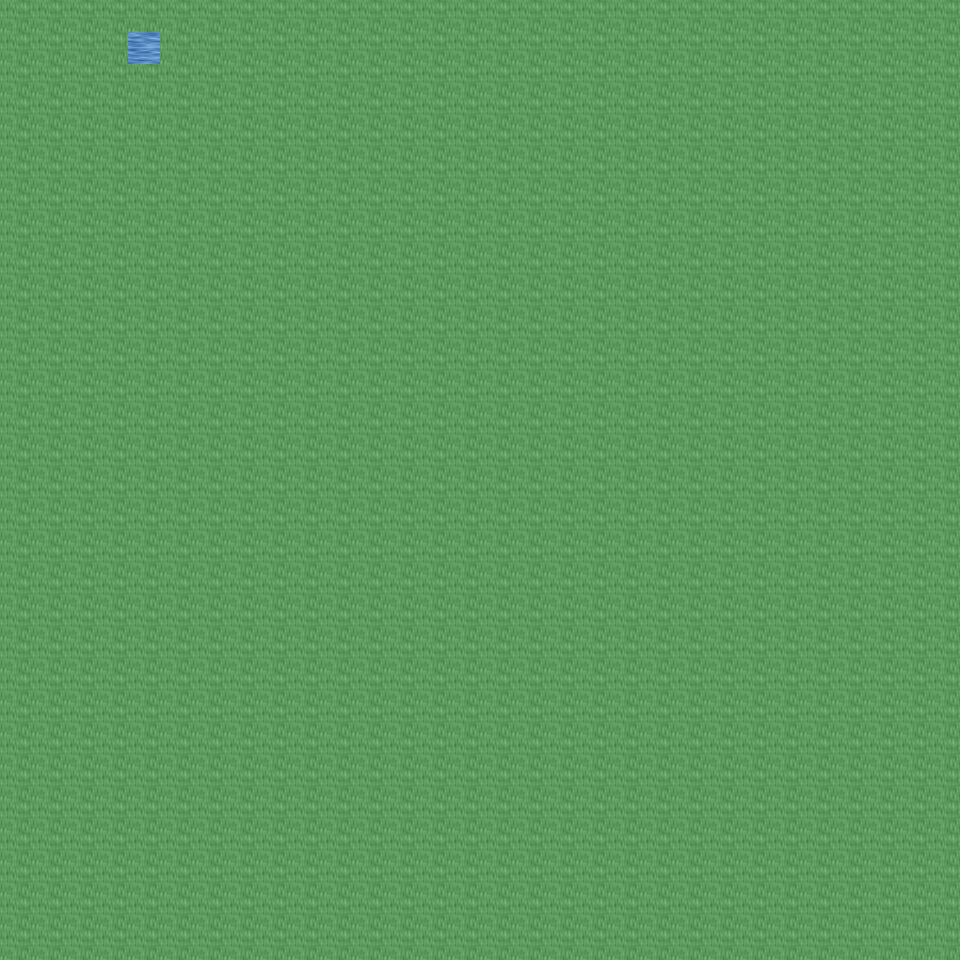

A 2D game scene composited from a Tiled map and its tileset images. What follows is a short description and the map's XML, with each tile layer's data collapsed to a summary:
An orthogonal 30x30 tile map with 32x32 px tiles, 6 tile layers (Ground, Object, Object2, Above, ...), 33 tilesets.

<map version="1.0" orientation="orthogonal" renderorder="right-down" width="30" height="30" tilewidth="32" tileheight="32" nextobjectid="1">
  <tileset firstgid="1" name="tileset_ground_ground" tilewidth="32" tileheight="32" tilecount="33" columns="3">
    <image source="../drawable/tileset_ground_ground.png" width="96" height="352" />
  </tileset>
  <tileset firstgid="34" name="tileset_building_castle" tilewidth="32" tileheight="32" tilecount="320" columns="20">
    <image source="../drawable/tileset_building_castle.png" width="640" height="512" />
  </tileset>
  <tileset firstgid="354" name="tileset_ground_water_pool" tilewidth="32" tileheight="32" tilecount="72" columns="3">
    <image source="../drawable/tileset_ground_water_pool.png" width="96" height="768" />
  </tileset>
  <tileset firstgid="426" name="tileset_ground_ridge_earth_dark" tilewidth="32" tileheight="32" tilecount="96" columns="12">
    <image source="../drawable/tileset_ground_ridge_earth_dark.png" width="384" height="256" />
  </tileset>
  <tileset firstgid="522" name="tileset_ground_grass_edges" tilewidth="32" tileheight="32" tilecount="36" columns="12">
    <image source="../drawable/tileset_ground_grass_edges.png" width="384" height="96" />
  </tileset>
  <tileset firstgid="558" name="tileset_ground_earth_edges" tilewidth="32" tileheight="32" tilecount="18" columns="6">
    <image source="../drawable/tileset_ground_earth_edges.png" width="192" height="96" />
  </tileset>
  <tileset firstgid="576" name="tileset_ground_grass_corners" tilewidth="32" tileheight="32" tilecount="24" columns="6">
    <image source="../drawable/tileset_ground_grass_corners.png" width="192" height="128" />
  </tileset>
  <tileset firstgid="600" name="tileset_plant_stump_stump_green" tilewidth="32" tileheight="32" tilecount="4" columns="2">
    <image source="../drawable/tileset_plant_stump_stump_green.png" width="64" height="64" />
  </tileset>
  <tileset firstgid="604" name="tileset_item_pot_barrel" tilewidth="32" tileheight="32" tilecount="2" columns="1">
    <image source="../drawable/tileset_item_pot_barrel.png" width="32" height="64" />
  </tileset>
  <tileset firstgid="606" name="tileset_ground_rock_rocks_2" tilewidth="32" tileheight="32" tilecount="4" columns="2">
    <image source="../drawable/tileset_ground_rock_rocks_2.png" width="64" height="64" />
  </tileset>
  <tileset firstgid="610" name="tileset_ground_ladder_horizontal_dark" tilewidth="32" tileheight="32" tilecount="3" columns="1">
    <image source="../drawable/tileset_ground_ladder_horizontal_dark.png" width="32" height="96" />
  </tileset>
  <tileset firstgid="613" name="tileset_plant_grasses" tilewidth="32" tileheight="32" tilecount="6" columns="3">
    <image source="../drawable/tileset_plant_grasses.png" width="96" height="64" />
  </tileset>
  <tileset firstgid="619" name="tileset_plant_tree_tree_green" tilewidth="32" tileheight="32" tilecount="88" columns="8">
    <image source="../drawable/tileset_plant_tree_tree_green.png" width="256" height="352" />
  </tileset>
  <tileset firstgid="707" name="tileset_ground_water_waterfall" tilewidth="32" tileheight="32" tilecount="120" columns="8">
    <image source="../drawable/tileset_ground_water_waterfall.png" width="256" height="480" />
  </tileset>
  <tileset firstgid="827" name="tileset_plant_flower_daisy_white" tilewidth="32" tileheight="32" tilecount="8" columns="2">
    <image source="../drawable/tileset_plant_flower_daisy_white.png" width="64" height="128" />
  </tileset>
  <tileset firstgid="835" name="tileset_plant_flower_daisy_red" tilewidth="32" tileheight="32" tilecount="8" columns="2">
    <image source="../drawable/tileset_plant_flower_daisy_red.png" width="64" height="128" />
  </tileset>
  <tileset firstgid="843" name="tileset_ground_rock_pebbles" tilewidth="32" tileheight="32" tilecount="3" columns="1">
    <image source="../drawable/tileset_ground_rock_pebbles.png" width="32" height="96" />
  </tileset>
  <tileset firstgid="846" name="tileset_plant_flower_daisy_yellow" tilewidth="32" tileheight="32" tilecount="8" columns="2">
    <image source="../drawable/tileset_plant_flower_daisy_yellow.png" width="64" height="128" />
  </tileset>
  <tileset firstgid="854" name="tileset_building_decoration_longhorn_skull" tilewidth="32" tileheight="32" tilecount="6" columns="3">
    <image source="../drawable/tileset_building_decoration_longhorn_skull.png" width="96" height="64" />
  </tileset>
  <tileset firstgid="860" name="tileset_furniture_light_flames" tilewidth="32" tileheight="32" tilecount="6" columns="6">
    <image source="../drawable/tileset_furniture_light_flames.png" width="192" height="32" />
  </tileset>
  <tileset firstgid="866" name="tileset_plant_stump_stump_brown" tilewidth="32" tileheight="32" tilecount="4" columns="2">
    <image source="../drawable/tileset_plant_stump_stump_brown.png" width="64" height="64" />
  </tileset>
  <tileset firstgid="870" name="tileset_building_decoration_rocks_2" tilewidth="32" tileheight="32" tilecount="2" columns="1">
    <image source="../drawable/tileset_building_decoration_rocks_2.png" width="32" height="64" />
  </tileset>
  <tileset firstgid="872" name="tileset_plant_flower_daisy_blue" tilewidth="32" tileheight="32" tilecount="8" columns="2">
    <image source="../drawable/tileset_plant_flower_daisy_blue.png" width="64" height="128" />
  </tileset>
  <tileset firstgid="880" name="tileset_building_fence_fence_chunky" tilewidth="32" tileheight="32" tilecount="21" columns="3">
    <image source="../drawable/tileset_building_fence_fence_chunky.png" width="96" height="224" />
  </tileset>
  <tileset firstgid="901" name="tileset_ground_water_water_bubbles" tilewidth="32" tileheight="32" tilecount="32" columns="8">
    <image source="../drawable/tileset_ground_water_water_bubbles.png" width="256" height="128" />
  </tileset>
  <tileset firstgid="933" name="tileset_item_statue_grey_stone" tilewidth="32" tileheight="32" tilecount="4" columns="2">
    <image source="../drawable/tileset_item_statue_grey_stone.png" width="64" height="64" />
  </tileset>
  <tileset firstgid="937" name="tileset_plant_tree_tree_darkgreen" tilewidth="32" tileheight="32" tilecount="88" columns="8">
    <image source="../drawable/tileset_plant_tree_tree_darkgreen.png" width="256" height="352" />
  </tileset>
  <tileset firstgid="1025" name="tileset_logic_collision" tilewidth="32" tileheight="32" tilecount="1" columns="1">
    <image source="../drawable/tileset_logic_collision.png" width="32" height="32" />
  </tileset>
  <tileset firstgid="1026" name="tileset_object_suspension_bridge" tilewidth="32" tileheight="32" tilecount="24" columns="3">
    <image source="../drawable/tileset_object_suspension_bridge.png" width="96" height="256" />
  </tileset>
  <tileset firstgid="1050" name="tileset_ground_green_paving" tilewidth="32" tileheight="32" tilecount="18" columns="3">
    <image source="../drawable/tileset_ground_green_paving.png" width="96" height="192" />
  </tileset>
  <tileset firstgid="1068" name="tileset_building_huts" tilewidth="32" tileheight="32" tilecount="338" columns="26">
    <image source="../drawable/tileset_building_huts.png" width="832" height="416" />
  </tileset>
  <tileset firstgid="1406" name="tileset_building_chimney_smoke" tilewidth="32" tileheight="32" tilecount="40" columns="4">
    <image source="../drawable/tileset_building_chimney_smoke.png" width="128" height="320" />
  </tileset>
  <tileset firstgid="1446" name="tileset_plant_tree_chestnut_tree" tilewidth="32" tileheight="32" tilecount="20" columns="4">
    <image source="../drawable/tileset_plant_tree_chestnut_tree.png" width="128" height="160" />
  </tileset>
  <layer name="Ground" width="30" height="30">
    <data>[900 cells, 900 non-empty, 7 distinct tile ids]</data>
  </layer>
  <layer name="Object" width="30" height="30">
    <data>[900 cells, 68 non-empty, 12 distinct tile ids]</data>
  </layer>
  <layer name="Object2" width="30" height="30">
    <data>[900 cells, 0 non-empty, 0 distinct tile ids]</data>
  </layer>
  <layer name="Above" width="30" height="30">
    <data>[900 cells, 0 non-empty, 0 distinct tile ids]</data>
  </layer>
  <layer name="Above2" width="30" height="30">
    <data>[900 cells, 0 non-empty, 0 distinct tile ids]</data>
  </layer>
  <layer name="Walkable" width="30" height="30">
    <data>[900 cells, 899 non-empty, 1 distinct tile ids]</data>
  </layer>
  <objectgroup name="MapEvents" />
</map>
